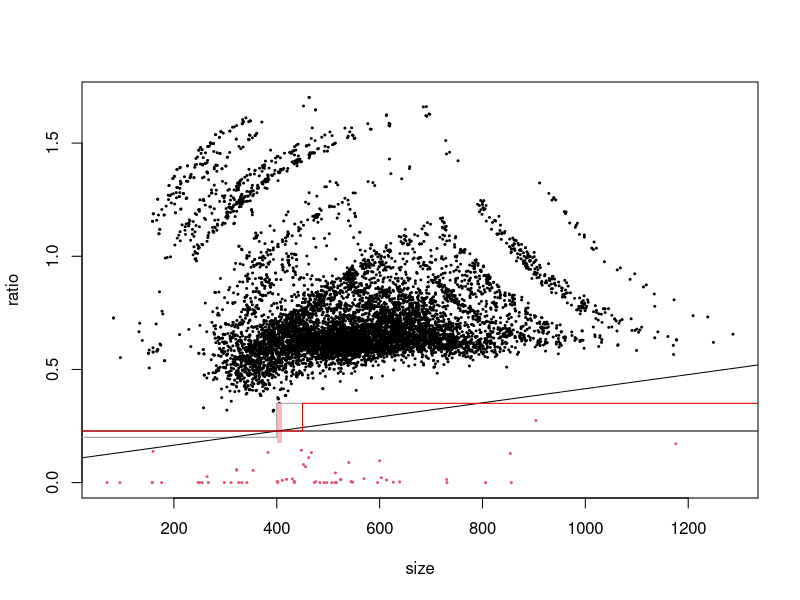

The R script that drew this image:
allData <- read.csv("output.tsv", sep="\t", header=TRUE)
data    <- data.frame(ratio = allData$dist_ratio,
                      dist  = allData$dist,
                      ans   = as.factor(allData$ans),
                      size  = allData$mess_size)
rm(allData)

with(data, plot(ratio ~ size, col=ans, pch=20, cex=0.4))

draw_simple_classifier <- function(y_small, x_threshold, y, col=0) {
    segments(0,           y_small, x_threshold,   y_small, col=col)
    segments(x_threshold, y_small, x_threshold,   y,       col=col)
    segments(x_threshold, y,       par("usr")[2], y,       col=col)
}

#MAX_DIST_RATIO       <- 0.37
#MAX_DIST_RATIO_SMALL <- 0.28
#SMALL_THRESHOLD      <- 440
#abline(v=SMALL_THRESHOLD, col=4)
#abline(MAX_DIST_RATIO_SMALL, 0, col=4)
#abline(MAX_DIST_RATIO, 0, col=4)

rect(400, 0.35/2, 410, 0.35, col="lightpink", border=NA)

MAX_DIST_RATIO       <- 0.35
MAX_DIST_RATIO_SMALL <- MAX_DIST_RATIO / 2
SMALL_THRESHOLD      <- 400
#draw_simple_classifier(MAX_DIST_RATIO_SMALL, SMALL_THRESHOLD, MAX_DIST_RATIO, col=8)

MAX_DIST_RATIO       <- 0.35
MAX_DIST_RATIO_SMALL <- 0.2
SMALL_THRESHOLD      <- 400
draw_simple_classifier(MAX_DIST_RATIO_SMALL, SMALL_THRESHOLD, MAX_DIST_RATIO, col=8)

abline(0.228, 0)
abline(0.1029922568,  0.0003120542);

MAX_DIST_RATIO       <- 0.35
MAX_DIST_RATIO_SMALL <- 0.228
SMALL_THRESHOLD      <- 450
draw_simple_classifier(MAX_DIST_RATIO_SMALL, SMALL_THRESHOLD, MAX_DIST_RATIO, col="red")
